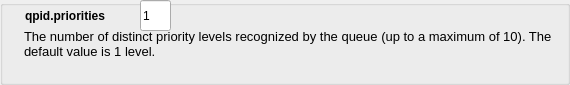
        <widget class="QGroupBox" name="groupBox_18">
         <property name="sizePolicy">
          <sizepolicy hsizetype="Preferred" vsizetype="Minimum">
           <horstretch>0</horstretch>
           <verstretch>0</verstretch>
          </sizepolicy>
         </property>
         <property name="minimumSize">
          <size>
           <width>0</width>
           <height>70</height>
          </size>
         </property>
         <property name="statusTip">
          <string>1</string>
         </property>
         <property name="title">
          <string/>
         </property>
         <widget class="QTextEdit" name="textEdit_18">
          <property name="enabled">
           <bool>true</bool>
          </property>
          <property name="geometry">
           <rect>
            <x>20</x>
            <y>25</y>
            <width>541</width>
            <height>51</height>
           </rect>
          </property>
          <property name="minimumSize">
           <size>
            <width>0</width>
            <height>20</height>
           </size>
          </property>
          <property name="font">
           <font>
            <pointsize>10</pointsize>
           </font>
          </property>
          <property name="focusPolicy">
           <enum>Qt::NoFocus</enum>
          </property>
          <property name="autoFillBackground">
           <bool>false</bool>
          </property>
          <property name="styleSheet">
           <string notr="true">background: transparent;</string>
          </property>
          <property name="frameShape">
           <enum>QFrame::NoFrame</enum>
          </property>
          <property name="frameShadow">
           <enum>QFrame::Plain</enum>
          </property>
          <property name="lineWidth">
           <number>0</number>
          </property>
          <property name="verticalScrollBarPolicy">
           <enum>Qt::ScrollBarAlwaysOff</enum>
          </property>
          <property name="horizontalScrollBarPolicy">
           <enum>Qt::ScrollBarAlwaysOff</enum>
          </property>
          <property name="readOnly">
           <bool>true</bool>
          </property>
          <property name="html">
           <string>&lt;!DOCTYPE HTML PUBLIC &quot;-//W3C//DTD HTML 4.0//EN&quot; &quot;http://www.w3.org/TR/REC-html40/strict.dtd&quot;&gt;
&lt;html&gt;&lt;head&gt;&lt;meta name=&quot;qrichtext&quot; content=&quot;1&quot; /&gt;&lt;style type=&quot;text/css&quot;&gt;
p, li { white-space: pre-wrap; }
&lt;/style&gt;&lt;/head&gt;&lt;body style=&quot; font-family:'Cantarell'; font-size:10pt; font-weight:400; font-style:normal;&quot;&gt;
&lt;p style=&quot; margin-top:0px; margin-bottom:0px; margin-left:0px; margin-right:0px; -qt-block-indent:0; text-indent:0px;&quot;&gt;The number of distinct priority levels recognized by the queue (up to a maximum of 10). The default value is 1 level.&lt;/p&gt;&lt;/body&gt;&lt;/html&gt;</string>
          </property>
         </widget>
         <widget class="QLineEdit" name="priorities">
          <property name="geometry">
           <rect>
            <x>140</x>
            <y>0</y>
            <width>31</width>
            <height>31</height>
           </rect>
          </property>
          <property name="inputMask">
           <string/>
          </property>
          <property name="text">
           <string>1</string>
          </property>
          <property name="maxLength">
           <number>2</number>
          </property>
         </widget>
         <widget class="QLabel" name="label_5">
          <property name="geometry">
           <rect>
            <x>25</x>
            <y>5</y>
            <width>106</width>
            <height>21</height>
           </rect>
          </property>
          <property name="font">
           <font>
            <weight>75</weight>
            <bold>true</bold>
           </font>
          </property>
          <property name="text">
           <string>qpid.priorities</string>
          </property>
         </widget>
        </widget>
